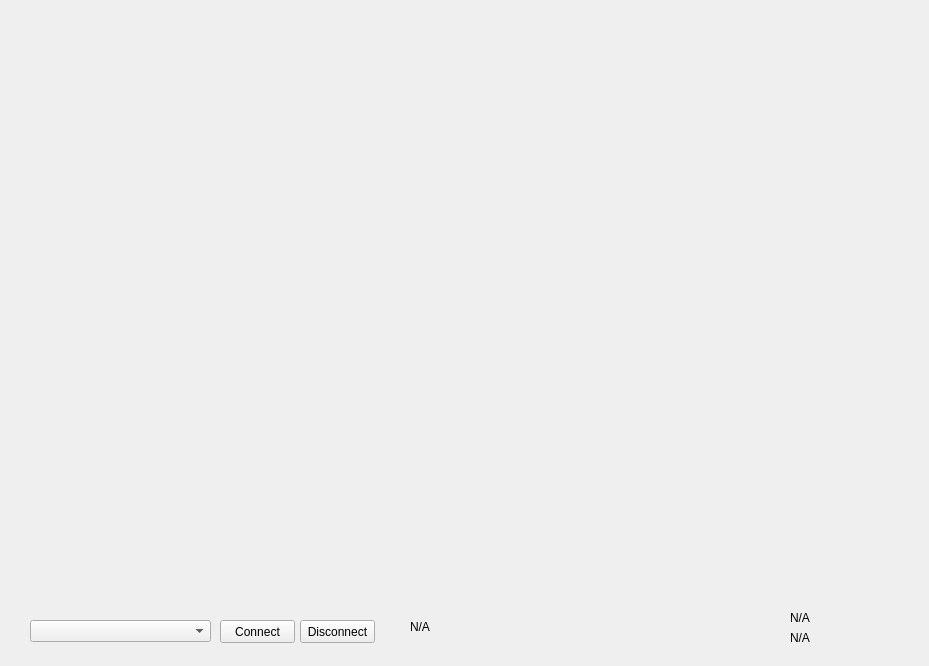
<?xml version="1.0" encoding="UTF-8"?>
<ui version="4.0">
 <class>MainWindow</class>
 <widget class="QMainWindow" name="MainWindow">
  <property name="geometry">
   <rect>
    <x>0</x>
    <y>0</y>
    <width>929</width>
    <height>666</height>
   </rect>
  </property>
  <property name="windowTitle">
   <string>MainWindow</string>
  </property>
  <widget class="QWidget" name="centralwidget">
   <widget class="QWidget" name="ScopeWidget" native="true">
    <property name="geometry">
     <rect>
      <x>30</x>
      <y>20</y>
      <width>851</width>
      <height>581</height>
     </rect>
    </property>
   </widget>
   <widget class="QPushButton" name="connectUARTpushButton">
    <property name="geometry">
     <rect>
      <x>220</x>
      <y>620</y>
      <width>75</width>
      <height>23</height>
     </rect>
    </property>
    <property name="text">
     <string>Connect</string>
    </property>
   </widget>
   <widget class="QComboBox" name="portsList">
    <property name="geometry">
     <rect>
      <x>30</x>
      <y>620</y>
      <width>181</width>
      <height>22</height>
     </rect>
    </property>
   </widget>
   <widget class="QPushButton" name="disconnectPushButton">
    <property name="geometry">
     <rect>
      <x>300</x>
      <y>620</y>
      <width>75</width>
      <height>23</height>
     </rect>
    </property>
    <property name="text">
     <string>Disconnect</string>
    </property>
   </widget>
   <widget class="QLabel" name="label_frequency">
    <property name="geometry">
     <rect>
      <x>790</x>
      <y>610</y>
      <width>91</width>
      <height>16</height>
     </rect>
    </property>
    <property name="text">
     <string>N/A</string>
    </property>
   </widget>
   <widget class="QLabel" name="label_scale">
    <property name="geometry">
     <rect>
      <x>790</x>
      <y>630</y>
      <width>91</width>
      <height>16</height>
     </rect>
    </property>
    <property name="text">
     <string>N/A</string>
    </property>
   </widget>
   <widget class="QLabel" name="label_fft">
    <property name="geometry">
     <rect>
      <x>410</x>
      <y>620</y>
      <width>47</width>
      <height>13</height>
     </rect>
    </property>
    <property name="text">
     <string>N/A</string>
    </property>
   </widget>
  </widget>
 </widget>
 <resources/>
 <connections/>
</ui>
